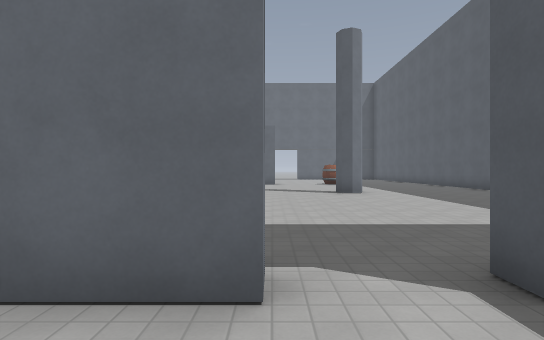
view 1 (above)

16 first-person views from a walk through a level from a Godot 3-D game. The camera is 1.5 m above the floor, looks level and sees 80° across. The floor is counted in squares, 2 m on a side. Each view is taken from the middle of a square. On the plan, view 1 faces up. The plan holds only what a view shows up to about 11 squares ahead; the rest is blank. The place goes on beyond the plan. Some surface patterns are stand-ins.

view 2
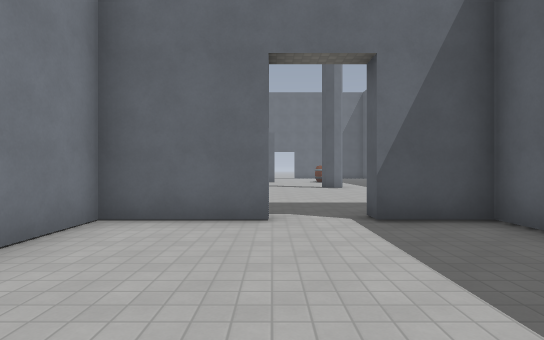

view 3
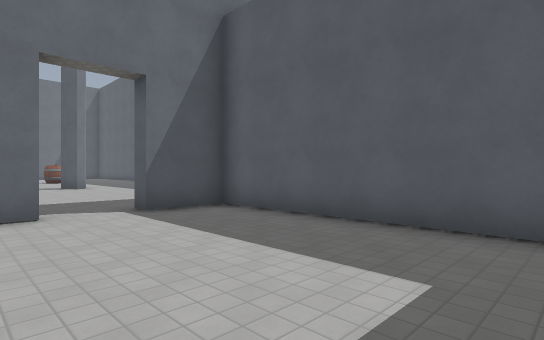

view 4
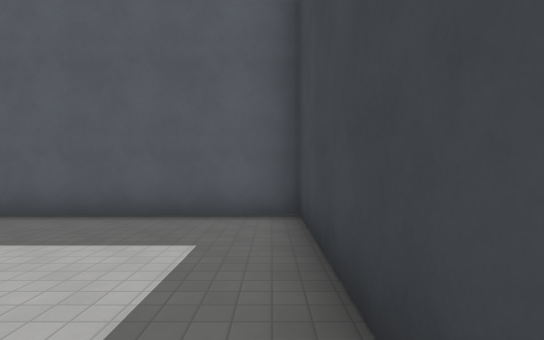

view 5
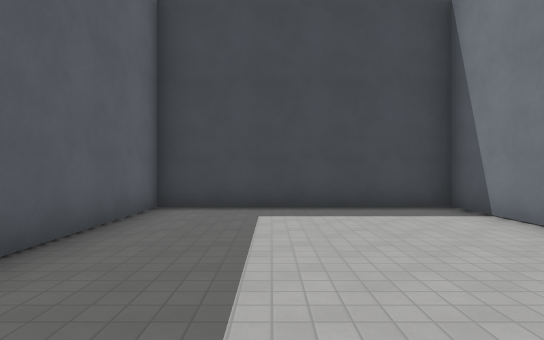

view 6
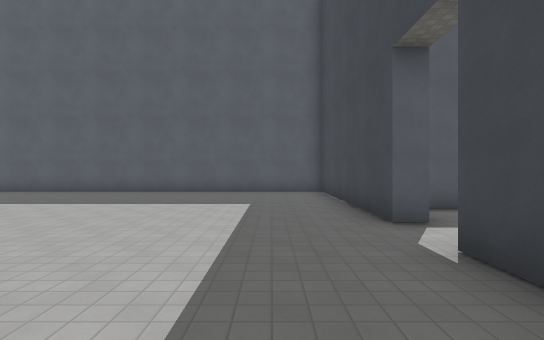

view 7
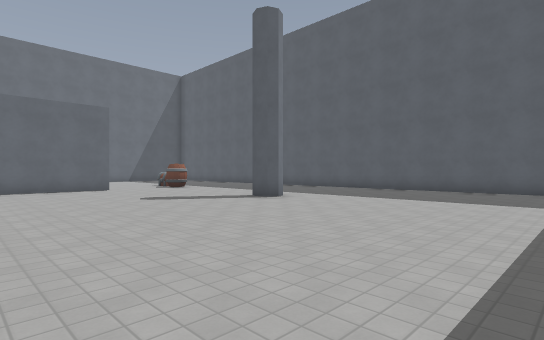

view 8
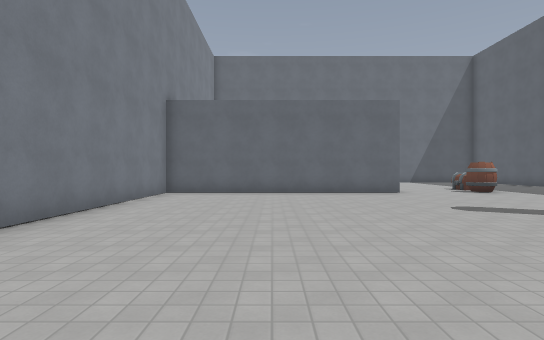

view 9
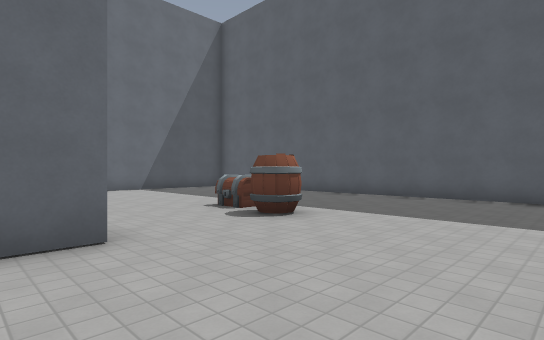

view 10
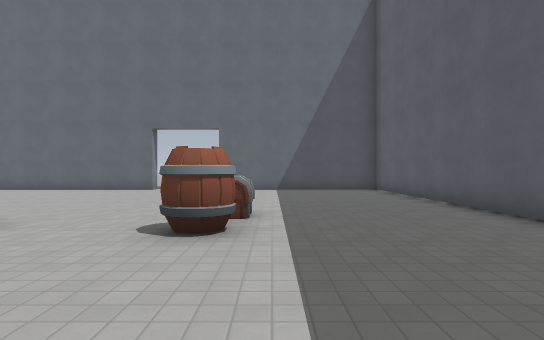

view 11
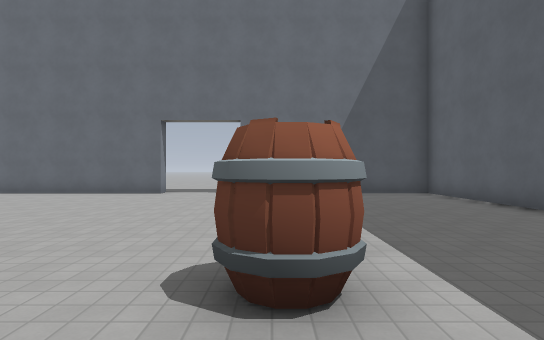

view 12
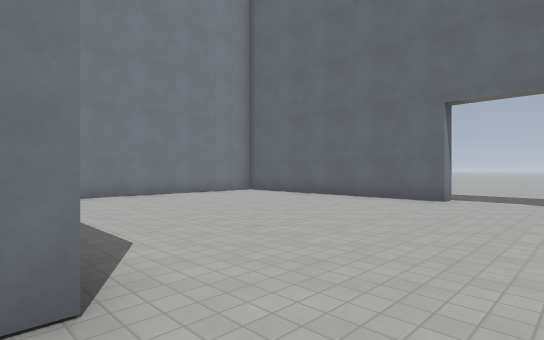

view 13
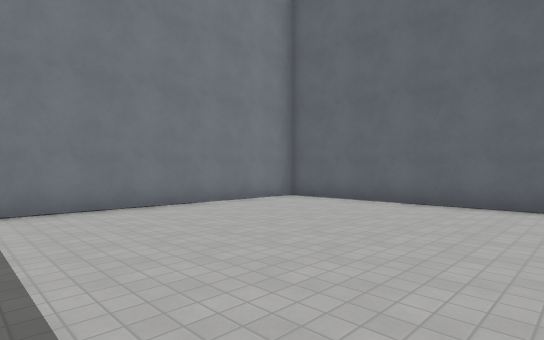

view 14
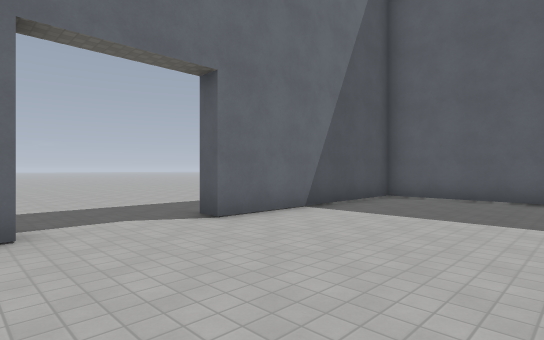

view 15
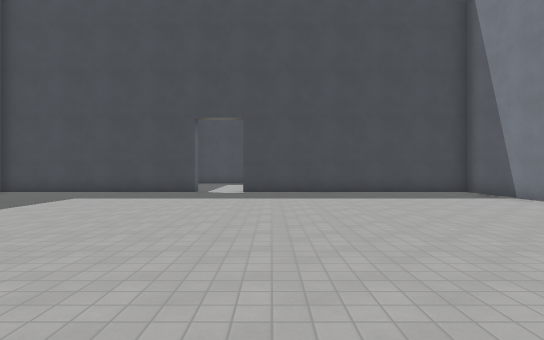

view 16
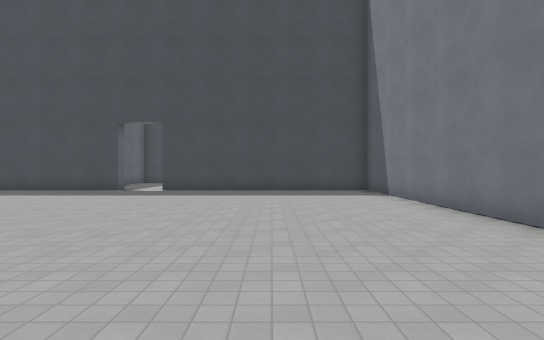

### Floor plan
Ten units are one square. View 1 is at (0, 0); x grows to the right and y downward. Boxes are objects, and circles mark ways between rooms. Rooms are numbered by the first view taken in them; rooms with no view inside come last. Other rooms are left out.
<svg viewBox="-79 -263 163 313">
<path fill="none" stroke="#000" d="M0 -18 -26 -18 -26 0M-26 22 -26 45 33 45 33 -18 16 -18M3 -165 -74 -165 -74 -23 0 -23M-5 -258 -5 -252 -74 -252 -74 -185M16 -18 16 -23 79 -23 79 -252 20 -252 20 -258"/>
<rect x="25" y="-175" width="10" height="10" fill="#bbb"><title>barrel</title></rect>
<rect x="25" y="-185" width="10" height="10" fill="#bbb"><title>chest</title></rect>
<circle cx="5" cy="-20" r="3" fill="#2a7"/>
<text x="0" y="10">1</text>
<text x="0" y="-140">2</text>
</svg>
Room 1 opens to room 2.

Where each view was taken, in squares from view 1:
view 1: 0 up, 0 right, facing up
view 2: 3 down, 0 right, facing up
view 3: 4 down, 1 left, facing up-right
view 4: 4 down, 2 left, facing right
view 5: 2 up, 1 right, facing down
view 6: 4 up, 3 left, facing right
view 7: 4 up, 4 left, facing up-right
view 8: 6 up, 4 left, facing up
view 9: 13 up, 1 left, facing up-right
view 10: 13 up, 4 right, facing up
view 11: 15 up, 3 right, facing up
view 12: 17 up, 2 right, facing up-left
view 13: 18 up, 1 left, facing up-left
view 14: 21 up, 1 left, facing up-right
view 15: 13 up, 1 left, facing down
view 16: 14 up, 4 left, facing down
